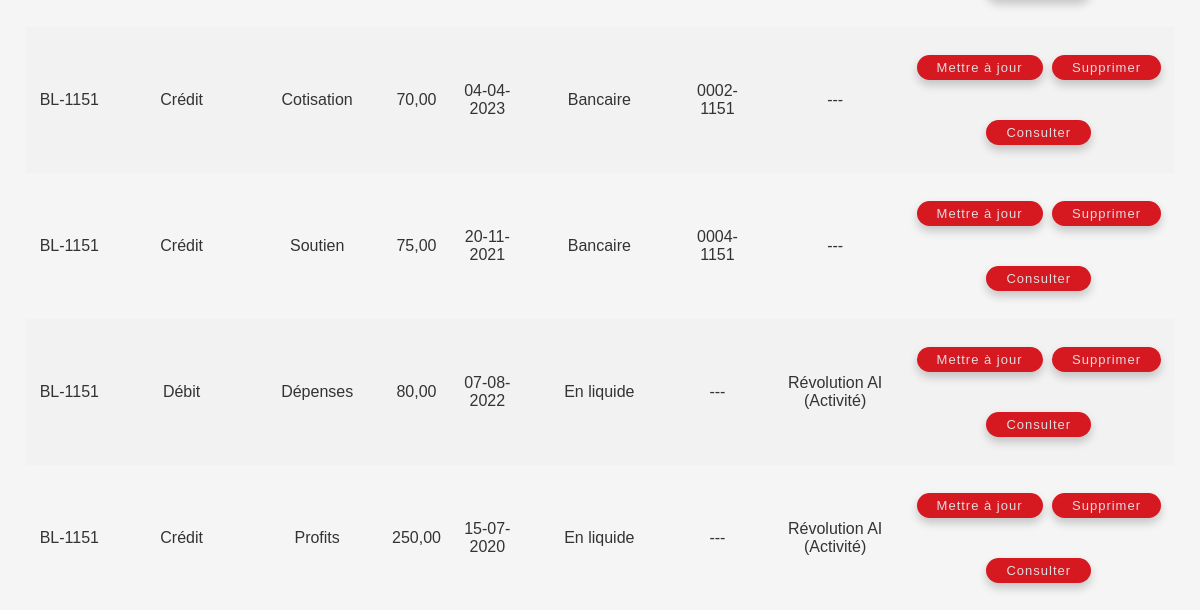
The page /gestion_financiere/ (signed in, lower part) on the database as committed earlier.
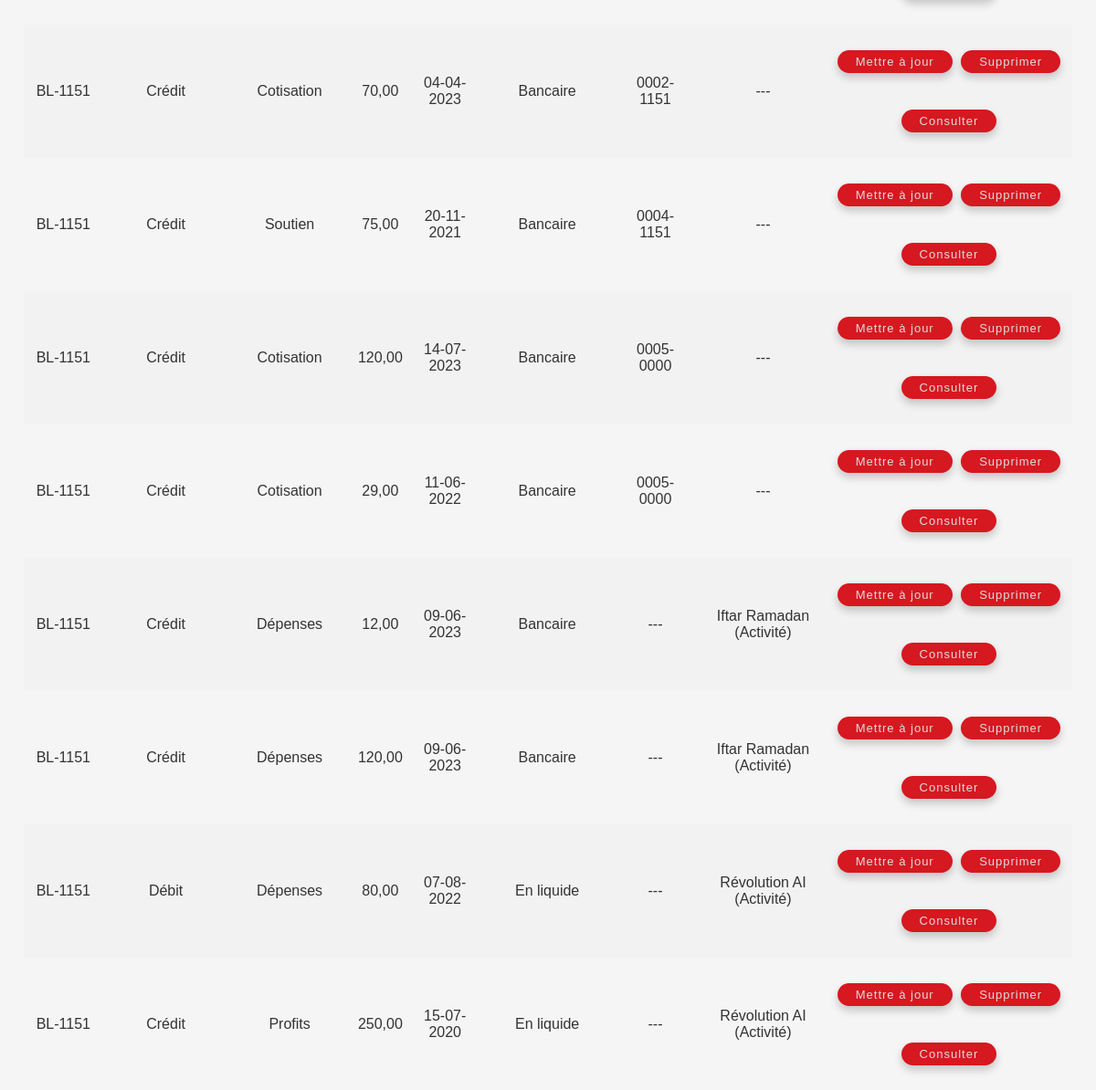
The same page on the database as committed later.
### base/models.py (models this page shows, shortened)
class Transaction(models.Model):
    structure = models.ForeignKey(Structure, on_delete=models.CASCADE,null=True, blank=True )
    évènement = models.ForeignKey(Evenement, on_delete=models.CASCADE, null=True, blank=True)
    adhérent = models.ForeignKey(Adherent, on_delete=models.CASCADE, null=True, blank=True)
    date = models.DateField(null=True, blank=True)
    entreprise = models.CharField(max_length=50)
    libellé = models.CharField(max_length=50)
    solde = models.DecimalField(max_digits=10, decimal_places=2)
    TRANSACTION_CHOICES = (
        ('Crédit', 'Crédit'),
        ('Débit', 'Débit'),
    )
    type_de_transaction = models.CharField(max_length=6, choices=TRANSACTION_CHOICES)
    REASON_CHOICES = (
        ('Don', 'Don'),
        ('Cotisation', 'Cotisation'),
        ('Soutien', 'Soutien'),
        ('Dépenses', 'Dépenses'),
        ('Profits', 'Profits'),
    )
    raison_de_transaction = models.CharField(max_length=20, choices=REASON_CHOICES, default='raison inconnue')
    source_transaction = models.CharField(max_length=20)
    class Meta:
        abstract = True

class BanqueTransactions(Transaction):
    banque = models.CharField(max_length=50)
    numéro_du_chèque = models.CharField(max_length=20)
    justificatif_bancaire = models.ImageField(upload_to='img/', null=True, blank=True)
    source_transaction = 'Bancaire'

class Structure(models.Model):
    TYPE_CHOICES = [
        ('BN', 'Bureau National'),
        ('BR', 'Bureau regional'),
        ('BL', 'Bureau Local'),
        ('PR', 'Projet'),
    ]
    code_structure = models.CharField(max_length=6)
    type = models.CharField(max_length=15, choices=TYPE_CHOICES)
    libellé = models.CharField(max_length=20)
    adresse = models.CharField(max_length=20)
    gouvernorat = models.ForeignKey(Governat, on_delete=models.CASCADE , related_name='structures')
    délégation = models.ForeignKey(Delegation, on_delete=models.CASCADE , related_name='structures')
    code_postal = models.CharField(max_length=4)
    numéro_de_téléphone = models.CharField(max_length=20)
    adresse_email = models.EmailField()
    date_de_création = models.DateField()
    date_AG = models.DateField()
    exclude_fields = ['date_creation', 'date_ag']
    def __str__(self):
       return self.code_structure

class Adherent(models.Model):
    user = models.OneToOneField(User, on_delete=models.CASCADE , related_name='adherent')
    code = models.CharField(max_length=8)
    photo_de_profile= models.ImageField(upload_to='img/',null=True, blank=True,default='img/navbar_logo.png')
    structure = models.ForeignKey(Structure, on_delete=models.CASCADE , related_name='adherents', default = 1)
    TYPE_ADHERENT_CHOICES = (
    ('Membre fondateur', 'Membre fondateur'),
    ('Membre actif', 'Membre actif'),
    ('Membre actif jeune', 'Membre actif jeune'),
    ('Soutien', 'Soutien'),
    ('Membre d\'honneur ', 'Membre d\'honneur '),
    )
    type_adhérent = models.CharField(max_length=27, choices=TYPE_ADHERENT_CHOICES)
    RESPONSABILTE_ADHERENT_CHOICES = (
    ('Président', 'Président'),
    ('Viceprésident', 'Vice président'),
    ('Directeur Executif', 'Directeur Executif'),
    ('Trésorier', 'Trésorier'),
    ('Trésorier adjoint ', 'Trésorier adjoint '),
    ('Chef Projet', 'Chef Projet'),
    ('Coordinateur de commission ', 'Coordinateur de commission '),
    ('Membre Simple ', 'Membre Simple '),
    )
    responsabilité_adhérent= models.CharField(max_length=27, choices=RESPONSABILTE_ADHERENT_CHOICES, null=True, blank=True)
    GENRE_CHOICES = (
        ('M', 'M'),
        ('F', 'F'),
    )
    genre = models.CharField(max_length=1, choices=GENRE_CHOICES)
    nom = models.CharField(max_length=50)
    prénom = models.CharField(max_length=50)
    DOCUMENT_IDENTITE_CHOICES = (
        ('CIN', 'Carte d\'identité'),
        ('CS', 'Carte de séjour'),
    )
    type_document_identité = models.CharField(max_length=3, choices=DOCUMENT_IDENTITE_CHOICES,null=True)
    numero_document_identité = models.IntegerField(validators=[
        MinValueValidator(0),
        MaxValueValidator(99999999),
        validate_eight_digits
    ])
    date_émission_de_la_carte = models.DateField(null=True, blank=True)
    nationalité = models.CharField(max_length=50)
    date_de_naissance = models.DateField()
    lieu_de_naissance = models.CharField(max_length=50)
    profession = models.CharField(max_length=50)
    numéro_de_téléphone = models.CharField(max_length=20)
    adresse_email = models.EmailField(max_length=50)
    COMMISSION_CHOICES = (
        ('Enseignement, Sciences et Technologies', 'Enseignement, Sciences et Technologies'),
        ('Développement et emploi', 'Développement et emploi'),
        ('Santé et social', 'Santé et social'),
        ('Culture, tourisme et environnement', 'Culture, tourisme et environnement'),
        ('Autre', 'Autre'),
    )
    commissions = models.CharField(max_length=(50), choices=COMMISSION_CHOICES,null=True,blank=True)
    date_adhésion = models.DateField(blank=True, null=True)
    date_depart = models.DateField(null=True, blank=True)
    motif_depart = models.CharField(max_length=50, null=True, blank=True)
    cotisation_annuelle = models.CharField(max_length=50, default='non payée')
    dernière_date_de_payement = models.DateField(null=True, blank=True)
    exclude_fields = ['date_adhesion', 'date_naissance']
    def __str__(self):
        return self.code

class CaisseTransactions(Transaction):
    recu_numéro = models.CharField(max_length=20)
    justificatif_caisse = models.ImageField(upload_to='img/', null=True, blank=True)
    source_transaction = 'En liquide'

class Evenement(models.Model):
    initiateur = models.ForeignKey(Structure, on_delete=models.CASCADE)
    numero = models.PositiveIntegerField()
    libelle = models.CharField(max_length=255)
    TYPE_CHOICES = (
        (1, 'Bureau Exécutif'),
        (2, 'Commission'),
        (3, 'AG'),
        (4, 'Conférence'),
        (5, 'Activité'),
    )
    type = models.IntegerField(choices=TYPE_CHOICES)
    date_debut = models.DateField()
    heure_debut = models.TimeField()
    date_fin = models.DateField()
    heure_fin = models.TimeField()
    lieu = models.CharField(max_length=255)
    partenaires = models.ManyToManyField(Structure, related_name='evenements_partenaires', blank=True)
    membres_invites = models.ManyToManyField(Adherent, related_name='evenements_membres_invites', blank=True)
    def __str__(self):
        return f"{self.libelle} ({self.get_type_display()}) "

### base/views.py (the view)
# urls.py: path('gestion_financiere/' , views.gestion_financiere , name="gestion_financiere"),
def gestion_financiere(request):
    if request.user.adherent.structure.code_structure == 'BN-1169':
      banque_transactions = BanqueTransactions.objects.all()
      caisse_transactions = CaisseTransactions.objects.all()
      transactions = list(banque_transactions) + list(caisse_transactions)
    else :
      banque_transactions = BanqueTransactions.objects.filter(structure=request.user.adherent.structure)
      caisse_transactions = CaisseTransactions.objects.filter(structure=request.user.adherent.structure)
      transactions = list(banque_transactions) + list(caisse_transactions)
    context = {'transactions': transactions }
    return render(request, 'base/gestion_financiere.html', context)

### base/templatetags/transaction_filters.py (called while the page is built)
@register.filter
def is_banque_transaction(transaction):
    return isinstance(transaction, BanqueTransactions)

### base/templates/base/gestion_financiere.html (shortened to what this page needs)
{% extends 'main.html' %}
{% load static %}
{% load transaction_filters %}
{% block content %}
<!DOCTYPE html>
<html>
<head>
</head>
<body>
    <div class="page-content">
        <div class="finance-table">
            <table>
                <tbody>
                    {% for transaction in transactions %}
                    <tr>
                        <td>{{ transaction.structure|default:'---' }}</td>
                        <td>{{ transaction.type_de_transaction }}</td>
                        <td>{{ transaction.raison_de_transaction }}</td>
                        <td>{{ transaction.solde }}</td>
                        <td>{{ transaction.date|date:"d-m-Y" }}</td>
                        <td>{{ transaction.source_transaction }}</td>
                        <td>{{ transaction.adhérent|default:'---' }}</td>
                        <td>{{ transaction.évènement|default:'---' }}</td>
                        <td>
                            {% if transaction|is_banque_transaction %}
                                <button class="finance-button"><a href="{% url 'update-banque-transaction' transaction.id %}" class="btn-update">Mettre à jour</a></button>
                            {% else %}
                                <button class="finance-button"><a href="{% url 'update-caisse-transaction' transaction.id %}" class="btn-update">Mettre à jour</a></button>
                            {% endif %}
                            {% if transaction|is_banque_transaction %}
                                <button class="finance-button"><a href="{% url 'delete-banque-transaction' transaction.id %}">Supprimer</a></button>
                            {% else %}
                                <button class="finance-button"><a href="{% url 'delete-caisse-transaction' transaction.id %}">Supprimer</a></button>
                            {% endif %}
                            {% if transaction|is_banque_transaction %}
                                <button class="finance-button"><a href="{% url 'consult_banque_transaction' transaction.id %}">Consulter</a></button>
                            {% else %}
                                <button class="finance-button"><a href="{% url 'consult_caisse_transaction' transaction.id %}">Consulter</a></button>
                            {% endif %}
                        </td>
                    </tr>
                    {% endfor %}
                </tbody>
            </table>
        </div>
    </div>
</body>
</html>
{% endblock %}

Rows that differ between the two databases and show on the page:
added BanqueTransactions: shows "Mettre à jour", shows "Supprimer", shows "Consulter"
added BanqueTransactions: shows "Mettre à jour", shows "Supprimer", shows "Consulter"
added BanqueTransactions: shows "Mettre à jour", shows "Supprimer", shows "Consulter"
added BanqueTransactions: shows "Mettre à jour", shows "Supprimer", shows "Consulter"
